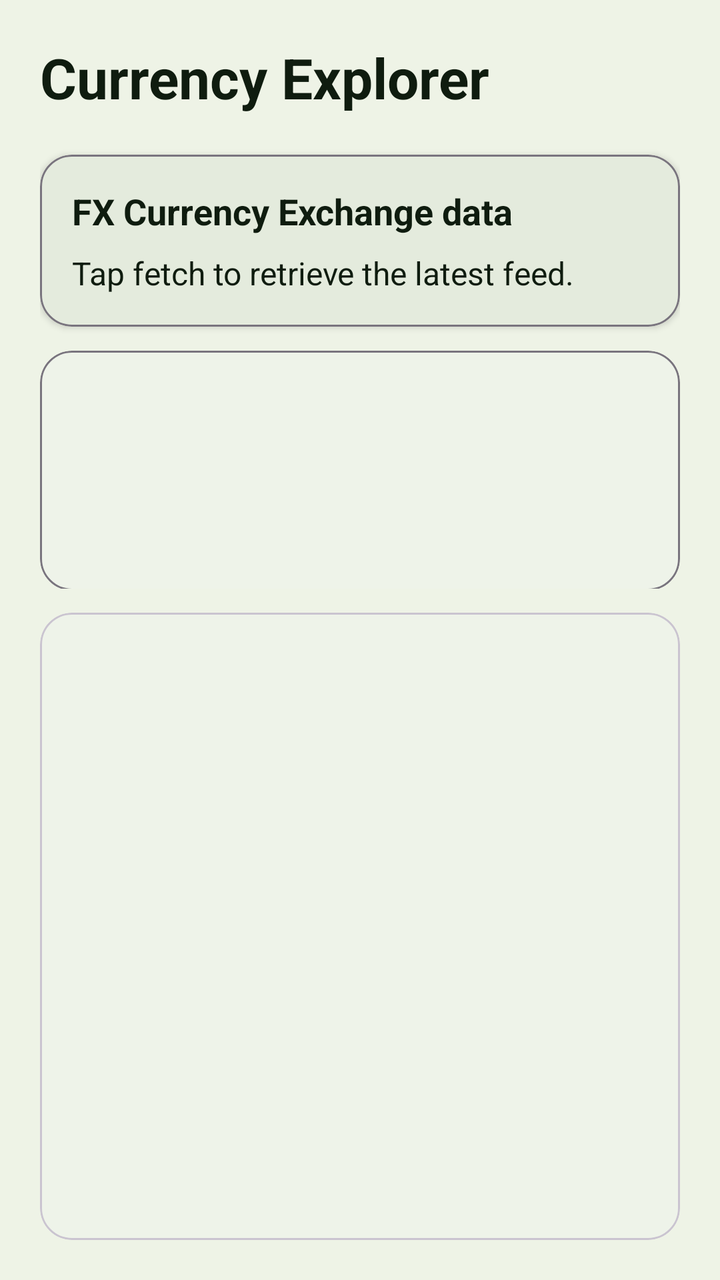
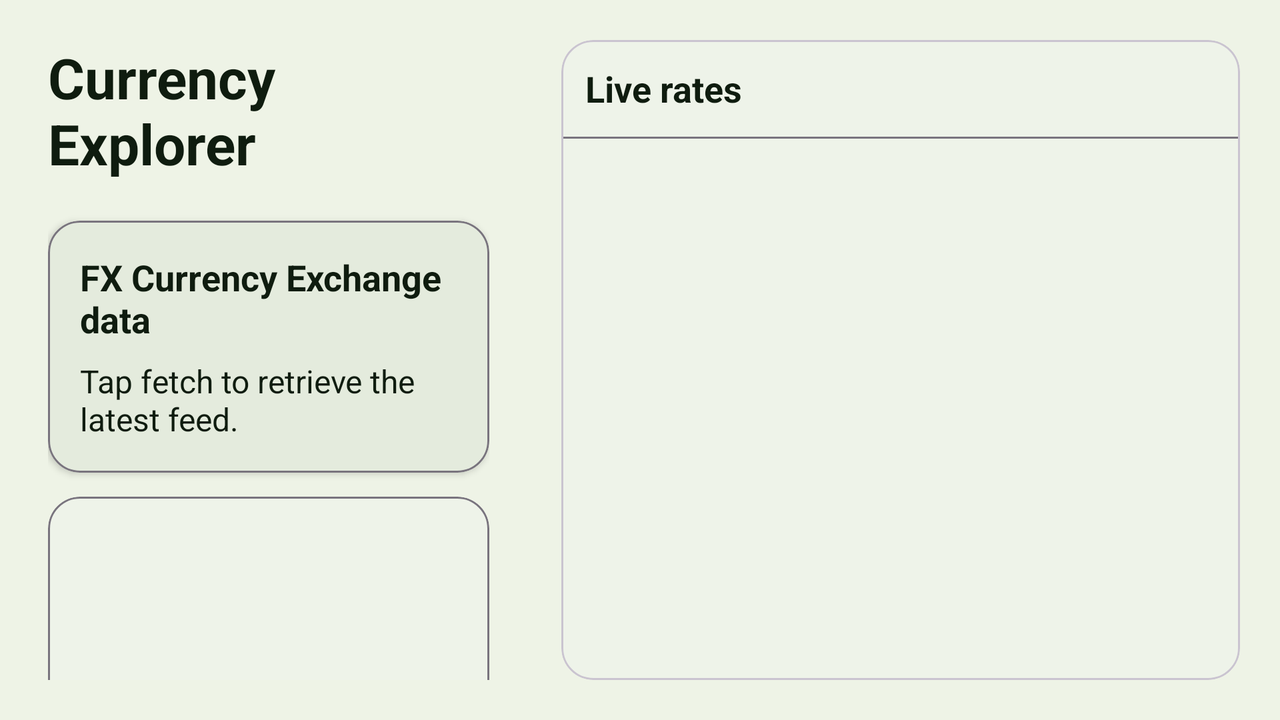

Two renders of one Android screen. The first uses the default layout on a phone; the second uses the alternative layout the repository ships for a different screen configuration, on a matching device. The two XML files are below.
<!-- AndroidManifest.xml: application theme Theme.Rushe_Paul_S2339378 -->
<!-- res/layout/activity_main.xml -->
<androidx.constraintlayout.widget.ConstraintLayout xmlns:android="http://schemas.android.com/apk/res/android"
    xmlns:app="http://schemas.android.com/apk/res-auto"
    android:layout_width="match_parent"
    android:layout_height="match_parent"
    android:background="?attr/colorBackground">

    <androidx.constraintlayout.widget.Guideline
        android:id="@+id/headerGuide"
        android:layout_width="wrap_content"
        android:layout_height="wrap_content"
        android:orientation="horizontal"
        app:layout_constraintGuide_percent="0.46" />

    <androidx.core.widget.NestedScrollView
        android:id="@+id/headerScroll"
        android:layout_width="0dp"
        android:layout_height="0dp"
        android:fillViewport="false"
        android:overScrollMode="ifContentScrolls"
        app:layout_constrainedHeight="true"
        app:layout_constraintTop_toTopOf="parent"
        app:layout_constraintBottom_toTopOf="@id/headerGuide"
        app:layout_constraintStart_toStartOf="parent"
        app:layout_constraintEnd_toEndOf="parent">

        <LinearLayout
            android:layout_width="match_parent"
            android:layout_height="wrap_content"
            android:gravity="center_horizontal"
            android:paddingHorizontal="20dp"
            android:paddingTop="20dp"
            android:paddingBottom="8dp"
            android:orientation="vertical">

            <LinearLayout
                android:layout_width="match_parent"
                android:layout_height="wrap_content"
                android:maxWidth="840dp"
                android:orientation="vertical">

                <TextView
                    android:id="@+id/salutation"
                    android:layout_width="fill_parent"
                    android:layout_height="wrap_content"
                    android:textSize="28sp"
                    android:textStyle="bold"
                    android:textColor="?attr/colorOnBackground"
                    android:text="Currency Explorer" />

                <com.google.android.material.card.MaterialCardView
                    android:layout_width="match_parent"
                    android:layout_height="wrap_content"
                    android:layout_marginTop="20dp"
                    app:cardElevation="2dp"
                    app:cardCornerRadius="16dp"
                    app:cardBackgroundColor="?attr/colorSurfaceVariant"
                    app:strokeColor="?attr/colorOutline"
                    app:strokeWidth="1dp">

                    <LinearLayout
                        android:layout_width="match_parent"
                        android:layout_height="wrap_content"
                        android:orientation="vertical"
                        android:padding="16dp">

                        <TextView
                            android:id="@+id/acknowledgement"
                            android:layout_width="fill_parent"
                            android:layout_height="wrap_content"
                            android:textSize="18sp"
                            android:textStyle="bold"
                            android:textColor="?attr/colorOnSurface"
                            android:text="FX Currency Exchange data" />

                        <TextView
                            android:id="@+id/rawDataDisplay"
                            android:layout_width="fill_parent"
                            android:layout_height="wrap_content"
                            android:layout_marginTop="8dp"
                            android:textSize="16sp"
                            android:textColor="?attr/colorOnSurface"
                            android:text="Tap fetch to retrieve the latest feed." />
                    </LinearLayout>
                </com.google.android.material.card.MaterialCardView>

                <com.google.android.material.card.MaterialCardView
                    android:layout_width="match_parent"
                    android:layout_height="wrap_content"
                    android:layout_marginTop="12dp"
                    app:cardBackgroundColor="?attr/colorSurface"
                    app:cardCornerRadius="16dp"
                    app:cardElevation="1dp"
                    app:strokeColor="?attr/colorOutline"
                    app:strokeWidth="1dp">

                    <androidx.recyclerview.widget.RecyclerView
                        android:id="@+id/featuredRatesRecyclerView"
                        android:layout_width="match_parent"
                        android:layout_height="wrap_content"
                        android:minHeight="120dp"
                        android:padding="12dp"
                        android:clipToPadding="false"
                        android:overScrollMode="never" />
                </com.google.android.material.card.MaterialCardView>

                <TextView
                    android:layout_width="fill_parent"
                    android:layout_height="wrap_content"
                    android:layout_marginTop="24dp"
                    android:textSize="16sp"
                    android:textStyle="bold"
                    android:textColor="?attr/colorOnBackground"
                    android:text="Browse currencies" />

                <com.google.android.material.textfield.TextInputLayout
                    android:layout_width="match_parent"
                    android:layout_height="wrap_content"
                    android:layout_marginTop="12dp"
                    android:hint="Search currencies"
                    style="@style/Widget.Material3.TextInputLayout.FilledBox.Dense">

                    <com.google.android.material.textfield.TextInputEditText
                        android:id="@+id/searchInput"
                        android:layout_width="match_parent"
                        android:layout_height="wrap_content"
                        android:inputType="text"
                        android:textColor="?attr/colorOnSurface" />
                </com.google.android.material.textfield.TextInputLayout>

            </LinearLayout>
        </LinearLayout>
    </androidx.core.widget.NestedScrollView>

    <com.google.android.material.card.MaterialCardView
        android:id="@+id/currencyCard"
        android:layout_width="0dp"
        android:layout_height="0dp"
        android:layout_marginHorizontal="20dp"
        android:layout_marginTop="12dp"
        android:layout_marginBottom="20dp"
        android:maxWidth="840dp"
        app:cardBackgroundColor="?attr/colorSurface"
        app:cardCornerRadius="16dp"
        app:cardElevation="1dp"
        app:layout_constraintTop_toBottomOf="@id/headerGuide"
        app:layout_constraintBottom_toBottomOf="parent"
        app:layout_constraintStart_toStartOf="parent"
        app:layout_constraintEnd_toEndOf="parent">

        <androidx.recyclerview.widget.RecyclerView
            android:id="@+id/currencyRecyclerView"
            android:layout_width="match_parent"
            android:layout_height="match_parent"
            android:padding="8dp"
            android:clipToPadding="false"
            android:overScrollMode="never"
            android:nestedScrollingEnabled="true" />
    </com.google.android.material.card.MaterialCardView>

</androidx.constraintlayout.widget.ConstraintLayout>
<!-- resources referenced by this layout -->
<resources>
  <style name="Theme.Rushe_Paul_S2339378" parent="Base.Theme.Rushe_Paul_S2339378" />
  <style name="Base.Theme.Rushe_Paul_S2339378" parent="Theme.Material3.DayNight.NoActionBar">
          <item name="colorPrimary">@color/primaryColor</item>
          <item name="colorOnPrimary">@color/onPrimaryColor</item>
          <item name="colorSecondary">@color/secondaryColor</item>
          <item name="colorOnSecondary">@color/onSecondaryColor</item>
          <item name="colorSurface">@color/surfaceColor</item>
          <item name="colorSurfaceVariant">@color/surfaceVariantColor</item>
          <item name="colorOnSurface">@color/onSurfaceColor</item>
          <item name="colorBackground">@color/backgroundColor</item>
          <item name="colorOnBackground">@color/onBackgroundColor</item>
      </style>
  <color name="primaryColor">#7CB342</color>
  <color name="onPrimaryColor">#0A1B00</color>
  <color name="secondaryColor">#4DD0E1</color>
  <color name="onSecondaryColor">#002022</color>
  <color name="surfaceColor">#F5F7F2</color>
  <color name="surfaceVariantColor">#E4EBDD</color>
  <color name="onSurfaceColor">#0F1C0F</color>
  <color name="backgroundColor">#EEF3E6</color>
  <color name="onBackgroundColor">#0F1C0F</color>
</resources>
<!-- res/layout-land/activity_main.xml (the repository's variant of the layout above) -->
<!-- drawn on the phone turned sideways -->
<androidx.constraintlayout.widget.ConstraintLayout xmlns:android="http://schemas.android.com/apk/res/android"
    xmlns:app="http://schemas.android.com/apk/res-auto"
    android:layout_width="match_parent"
    android:layout_height="match_parent"
    android:background="?attr/colorBackground">

    <androidx.constraintlayout.widget.Guideline
        android:id="@+id/sideGuide"
        android:layout_width="wrap_content"
        android:layout_height="wrap_content"
        android:orientation="vertical"
        app:layout_constraintGuide_percent="0.42" />

    <androidx.core.widget.NestedScrollView
        android:id="@+id/headerScroll"
        android:layout_width="0dp"
        android:layout_height="0dp"
        android:fillViewport="true"
        android:paddingHorizontal="20dp"
        android:paddingTop="20dp"
        android:paddingBottom="20dp"
        app:layout_constraintTop_toTopOf="parent"
        app:layout_constraintBottom_toBottomOf="parent"
        app:layout_constraintStart_toStartOf="parent"
        app:layout_constraintEnd_toStartOf="@id/sideGuide">

        <LinearLayout
            android:layout_width="match_parent"
            android:layout_height="wrap_content"
            android:gravity="center_horizontal"
            android:orientation="vertical"
            android:paddingHorizontal="4dp">

            <LinearLayout
                android:layout_width="match_parent"
                android:layout_height="wrap_content"
                android:maxWidth="520dp"
                android:orientation="vertical">

                <TextView
                    android:id="@+id/salutation"
                    android:layout_width="fill_parent"
                    android:layout_height="wrap_content"
                    android:textSize="28sp"
                    android:textStyle="bold"
                    android:textColor="?attr/colorOnBackground"
                    android:text="Currency Explorer" />

                <com.google.android.material.card.MaterialCardView
                    android:layout_width="match_parent"
                    android:layout_height="wrap_content"
                    android:layout_marginTop="20dp"
                    app:cardElevation="2dp"
                    app:cardCornerRadius="16dp"
                    app:cardBackgroundColor="?attr/colorSurfaceVariant"
                    app:strokeColor="?attr/colorOutline"
                    app:strokeWidth="1dp">

                    <LinearLayout
                        android:layout_width="match_parent"
                        android:layout_height="wrap_content"
                        android:orientation="vertical"
                        android:padding="16dp">

                        <TextView
                            android:id="@+id/acknowledgement"
                            android:layout_width="fill_parent"
                            android:layout_height="wrap_content"
                            android:textSize="18sp"
                            android:textStyle="bold"
                            android:textColor="?attr/colorOnSurface"
                            android:text="FX Currency Exchange data" />

                        <TextView
                            android:id="@+id/rawDataDisplay"
                            android:layout_width="fill_parent"
                            android:layout_height="wrap_content"
                            android:layout_marginTop="8dp"
                            android:textSize="16sp"
                            android:textColor="?attr/colorOnSurface"
                            android:text="Tap fetch to retrieve the latest feed." />
                    </LinearLayout>
                </com.google.android.material.card.MaterialCardView>

                <com.google.android.material.card.MaterialCardView
                    android:layout_width="match_parent"
                    android:layout_height="wrap_content"
                    android:layout_marginTop="12dp"
                    app:cardBackgroundColor="?attr/colorSurface"
                    app:cardCornerRadius="16dp"
                    app:cardElevation="1dp"
                    app:strokeColor="?attr/colorOutline"
                    app:strokeWidth="1dp">

                    <androidx.recyclerview.widget.RecyclerView
                        android:id="@+id/featuredRatesRecyclerView"
                        android:layout_width="match_parent"
                        android:layout_height="wrap_content"
                        android:minHeight="120dp"
                        android:padding="12dp"
                        android:clipToPadding="false"
                        android:overScrollMode="never" />
                </com.google.android.material.card.MaterialCardView>

                <TextView
                    android:layout_width="fill_parent"
                    android:layout_height="wrap_content"
                    android:layout_marginTop="24dp"
                    android:textSize="16sp"
                    android:textStyle="bold"
                    android:textColor="?attr/colorOnBackground"
                    android:text="Browse currencies" />

                <com.google.android.material.textfield.TextInputLayout
                    android:layout_width="match_parent"
                    android:layout_height="wrap_content"
                    android:layout_marginTop="12dp"
                    android:hint="Search currencies"
                    style="@style/Widget.Material3.TextInputLayout.FilledBox.Dense">

                    <com.google.android.material.textfield.TextInputEditText
                        android:id="@+id/searchInput"
                        android:layout_width="match_parent"
                        android:layout_height="wrap_content"
                        android:inputType="text"
                        android:textColor="?attr/colorOnSurface" />
                </com.google.android.material.textfield.TextInputLayout>
            </LinearLayout>
        </LinearLayout>
    </androidx.core.widget.NestedScrollView>

    <com.google.android.material.card.MaterialCardView
        android:id="@+id/currencyCard"
        android:layout_width="0dp"
        android:layout_height="0dp"
        android:layout_marginStart="12dp"
        android:layout_marginEnd="20dp"
        android:layout_marginTop="20dp"
        android:layout_marginBottom="20dp"
        android:maxWidth="820dp"
        app:cardBackgroundColor="?attr/colorSurface"
        app:cardCornerRadius="16dp"
        app:cardElevation="1dp"
        app:layout_constraintTop_toTopOf="parent"
        app:layout_constraintBottom_toBottomOf="parent"
        app:layout_constraintStart_toEndOf="@id/sideGuide"
        app:layout_constraintEnd_toEndOf="parent">

        <LinearLayout
            android:layout_width="match_parent"
            android:layout_height="match_parent"
            android:orientation="vertical">

            <TextView
                android:layout_width="match_parent"
                android:layout_height="wrap_content"
                android:padding="12dp"
                android:text="Live rates"
                android:textColor="?attr/colorOnSurface"
                android:textSize="18sp"
                android:textStyle="bold" />

            <View
                android:layout_width="match_parent"
                android:layout_height="1dp"
                android:background="?attr/colorOutline" />

            <androidx.recyclerview.widget.RecyclerView
                android:id="@+id/currencyRecyclerView"
                android:layout_width="match_parent"
                android:layout_height="0dp"
                android:layout_weight="1"
                android:padding="8dp"
                android:clipToPadding="false"
                android:overScrollMode="never"
                android:nestedScrollingEnabled="true" />
        </LinearLayout>
    </com.google.android.material.card.MaterialCardView>

</androidx.constraintlayout.widget.ConstraintLayout>
